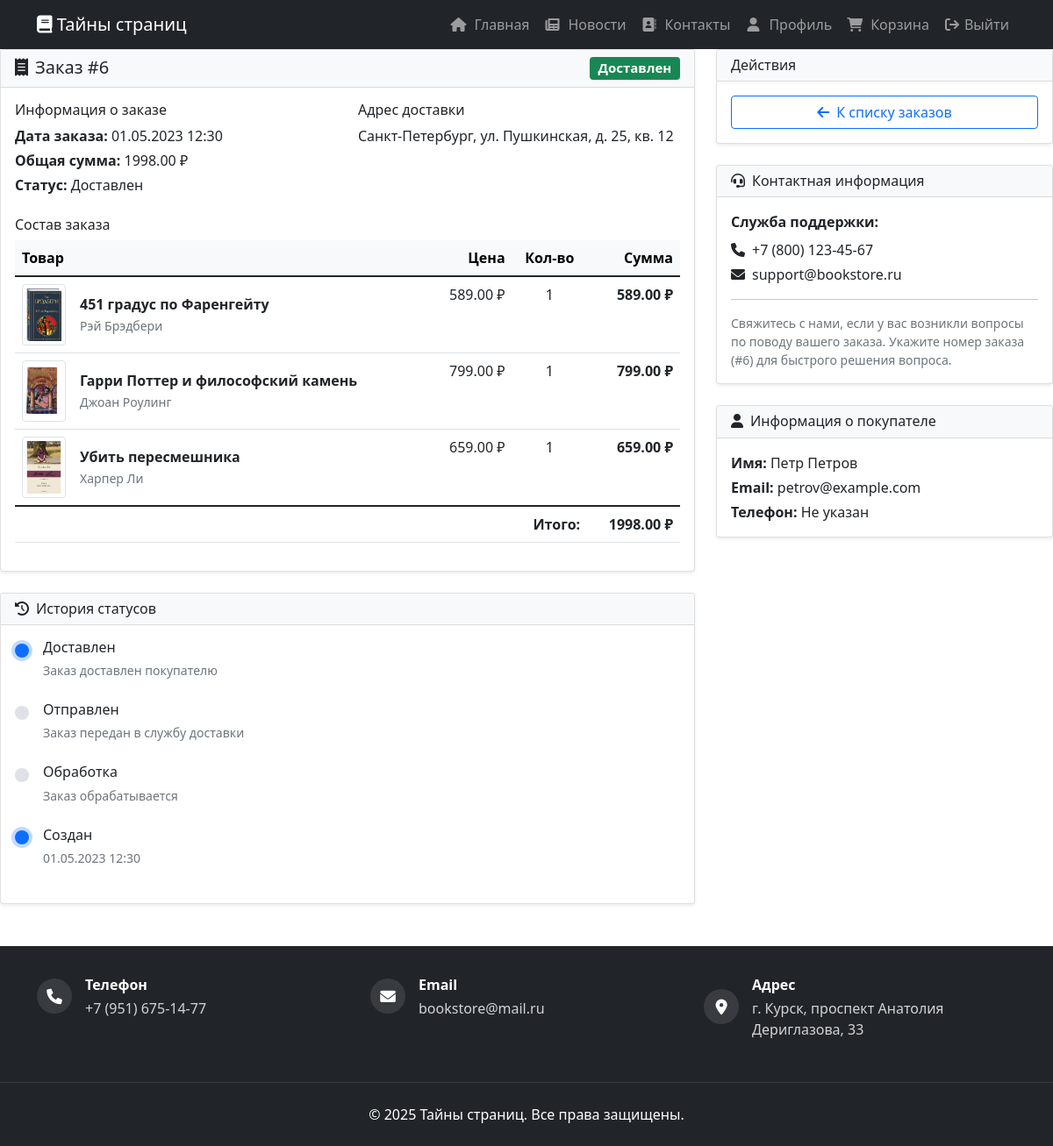
The page /orders/6/ (signed in) on the database its author committed.
### catalog/models.py (models this page shows, shortened)
class Order(models.Model):
    STATUS_CHOICES = [
        ('pending', 'В ожидании'),
        ('processing', 'Обработка'),
        ('shipped', 'Отправлен'),
        ('delivered', 'Доставлен'),
        ('cancelled', 'Отменен'),
    ]
    DELIVERY_CHOICES = [
        ('pickup', 'Самовывоз'),
        ('delivery', 'Курьерская доставка'),
    ]
    user = models.ForeignKey(User, related_name='orders', on_delete=models.CASCADE, verbose_name="Покупатель")
    created_at = models.DateTimeField(auto_now_add=True, verbose_name="Дата заказа")
    updated_at = models.DateTimeField(auto_now=True, verbose_name="Дата обновления")
    total_amount = models.DecimalField(max_digits=10, decimal_places=2, validators=[MinValueValidator(0)], verbose_name="Общая сумма", null=True)
    status = models.CharField(max_length=20, choices=STATUS_CHOICES, default='pending', verbose_name="Статус заказа")
    shipping_address = models.TextField(verbose_name="Адрес доставки")
    delivery_method = models.CharField(
        max_length=10,
        choices=DELIVERY_CHOICES,
        default='pickup',
        verbose_name='Способ доставки'
    )
    delivery_cost = models.DecimalField(
        max_digits=10,
        decimal_places=2,
        default=0,
        verbose_name='Стоимость доставки'
    )
    total_price = models.DecimalField(
        max_digits=10,
        decimal_places=2,
        default=0,
        verbose_name='Общая стоимость',
        null=True,
        blank=True
    )
    class Meta:
        verbose_name = "Заказ"
        verbose_name_plural = "Заказы"
        ordering = ['-created_at']

class OrderItem(models.Model):
    order = models.ForeignKey(Order, related_name='items', on_delete=models.CASCADE, verbose_name="Заказ")
    book = models.ForeignKey(Book, related_name='order_items', on_delete=models.CASCADE, verbose_name="Книга")
    quantity = models.PositiveIntegerField(verbose_name="Количество")
    price = models.DecimalField(max_digits=10, decimal_places=2, validators=[MinValueValidator(0)], verbose_name="Цена за единицу") # Цена на момент заказа
    class Meta:
        verbose_name = "Позиция в заказе"
        verbose_name_plural = "Позиции в заказе"
        ordering = ['order', 'book']
    def get_total_price(self):
        return self.quantity * self.price

class Book(models.Model):
    title = models.CharField(max_length=200, verbose_name="Название")
    slug = models.SlugField(max_length=200, unique=True, verbose_name="URL книги")
    author = models.ForeignKey(Author, related_name='books', on_delete=models.SET_NULL, verbose_name="Автор", null=True)
    publisher = models.ForeignKey(Publisher, related_name='books', on_delete=models.SET_NULL, verbose_name="Издательство", null=True)
    categories = models.ManyToManyField(Category, related_name='books', verbose_name="Категории")
    isbn = models.CharField(max_length=13, unique=True, verbose_name="ISBN") # ISBN-13
    description = models.TextField(blank=True, verbose_name="Описание")
    price = models.DecimalField(max_digits=10, decimal_places=2, validators=[MinValueValidator(0)], verbose_name="Цена")
    stock_quantity = models.PositiveIntegerField(verbose_name="Количество на складе")
    created_at = models.DateTimeField(auto_now_add=True, verbose_name="Дата создания записи")
    updated_at = models.DateTimeField(auto_now=True, verbose_name="Дата обновления записи")
    image = models.ImageField(upload_to='images/', help_text="Добавьте изображение обложки", null=True, blank=True)
    class Meta:
        verbose_name = "Книга"
        verbose_name_plural = "Книги"
        ordering = ['title']

class Author(models.Model):
    first_name = models.CharField(max_length=100, verbose_name="Имя")
    last_name = models.CharField(max_length=100, verbose_name="Фамилия")
    bio = models.TextField(blank=True, verbose_name="Биография")
    birth_date = models.DateField(null=True, blank=True, verbose_name="Дата рождения")
    website = models.URLField(blank=True, verbose_name="Веб-сайт")
    class Meta:
        verbose_name = "Автор"
        verbose_name_plural = "Авторы"
        ordering = ['last_name', 'first_name']

class User(AbstractUser):
    ROLE_CHOICES = (
        ('admin', 'Администратор'),
        ('user', 'Пользователь'),
    )
    role = models.CharField(
        max_length=10,
        choices=ROLE_CHOICES,
        default='user',
        verbose_name='Роль'
    )
    phone = models.CharField(
        max_length=15,
        blank=True,
        verbose_name='Телефон'
    )
    address = models.TextField(
        blank=True,
        verbose_name='Адрес'
    )
    city = models.CharField(
        max_length=100,
        blank=True,
        verbose_name='Город'
    )
    postal_code = models.CharField(
        max_length=10,
        blank=True,
        verbose_name='Почтовый индекс'
    )
    country = models.CharField(
        max_length=100,
        blank=True,
        default='Россия',
        verbose_name='Страна'
    )
    class Meta:
        verbose_name = 'Пользователь'
        verbose_name_plural = 'Пользователи'
    def is_admin(self):
        return self.role == 'admin' or self.role == 'admin'

### catalog/views.py (the view)
# urls.py: path('orders/<int:order_id>/', views.order_detail, name='order_detail'),
@login_required
def order_detail(request, order_id):
    order = get_object_or_404(Order, id=order_id, user=request.user)
    return render(request, 'catalog/order_detail.html', {'order': order})

### catalog/templates/catalog/order_detail.html (shortened to what this page needs)
{% extends 'base.html' %}
{% load static %}
{% block content %}
<div class="row">
    <div class="col-lg-8">
        <div class="card shadow-sm mb-4">
            <div class="card-header bg-light">
                <h5 class="mb-0">
                    <i class="fas fa-receipt me-2"></i>Заказ #{{ order.id }}
                    <span class="badge bg-{% if order.status == 'delivered' %}success{% elif order.status == 'cancelled' %}danger{% else %}warning{% endif %} float-end">
                        {{ order.get_status_display }}
                    </span>
                </h5>
            </div>
            <div class="card-body">
                <div class="row mb-4">
                    <div class="col-md-6">
                        <h6>Информация о заказе</h6>
                        <p class="mb-1"><strong>Дата заказа:</strong> {{ order.created_at|date:"d.m.Y H:i" }}</p>
                        <p class="mb-1"><strong>Общая сумма:</strong> {{ order.total_amount }} ₽</p>
                        <p class="mb-0"><strong>Статус:</strong> {{ order.get_status_display }}</p>
                    </div>
                    <div class="col-md-6">
                        <h6>Адрес доставки</h6>
                        <p class="mb-0">{{ order.shipping_address|linebreaks }}</p>
                    </div>
                </div>
                <h6>Состав заказа</h6>
                <div class="table-responsive">
                    <table class="table table-hover">
                        <thead class="table-light">
                            <tr>
                                <th>Товар</th>
                                <th class="text-end">Цена</th>
                                <th class="text-center">Кол-во</th>
                                <th class="text-end">Сумма</th>
                            </tr>
                        </thead>
                        <tbody>
                            {% for item in order.items.all %}
                            <tr>
                                <td>
                                    <div class="d-flex align-items-center">
                                        {% if item.book.image %}
                                        <img src="{{ item.book.image.url }}" alt="{{ item.book.title }}"
                                             class="img-thumbnail me-3" style="width: 50px; height: 70px; object-fit: cover;">
                                        {% else %}
                                        <div class="img-thumbnail me-3 d-flex align-items-center justify-content-center"
                                             style="width: 50px; height: 70px; background: #f8f9fa;">
                                            <i class="fas fa-book text-muted"></i>
                                        </div>
                                        {% endif %}
                                        <div>
                                            <strong>{{ item.book.title }}</strong>
                                            <br>
                                            <small class="text-muted">{{ item.book.author.first_name }} {{ item.book.author.last_name }}</small>
                                        </div>
                                    </div>
                                </td>
                                <td class="text-end">{{ item.price }} ₽</td>
                                <td class="text-center">{{ item.quantity }}</td>
                                <td class="text-end"><strong>{{ item.get_total_price }} ₽</strong></td>
                            </tr>
                            {% endfor %}
                        </tbody>
                        <tfoot class="table-group-divider">
                            <tr>
                                <td colspan="3" class="text-end"><strong>Итого:</strong></td>
                                <td class="text-end"><strong>{{ order.total_amount }} ₽</strong></td>
                            </tr>
                        </tfoot>
                    </table>
                </div>
            </div>
        </div>
        <div class="card shadow-sm">
            <div class="card-header bg-light">
                <h6 class="mb-0"><i class="fas fa-history me-2"></i>История статусов</h6>
            </div>
            <div class="card-body">
                <div class="timeline">
                    <div class="timeline-item {% if order.status == 'delivered' %}active{% endif %}">
                        <div class="timeline-point"></div>
                        <div class="timeline-content">
                            <h6 class="mb-1">Доставлен</h6>
                            <small class="text-muted">Заказ доставлен покупателю</small>
                        </div>
                    </div>
                    <div class="timeline-item {% if order.status == 'shipped' %}active{% endif %}">
                        <div class="timeline-point"></div>
                        <div class="timeline-content">
                            <h6 class="mb-1">Отправлен</h6>
                            <small class="text-muted">Заказ передан в службу доставки</small>
                        </div>
                    </div>
                    <div class="timeline-item {% if order.status == 'processing' %}active{% endif %}">
                        <div class="timeline-point"></div>
                        <div class="timeline-content">
                            <h6 class="mb-1">Обработка</h6>
                            <small class="text-muted">Заказ обрабатывается</small>
                        </div>
                    </div>
                    <div class="timeline-item active">
                        <div class="timeline-point"></div>
                        <div class="timeline-content">
                            <h6 class="mb-1">Создан</h6>
                            <small class="text-muted">{{ order.created_at|date:"d.m.Y H:i" }}</small>
                        </div>
                    </div>
                </div>
            </div>
        </div>
    </div>
    <div class="col-lg-4">
        <div class="card shadow-sm mb-4">
            <div class="card-header bg-light">
                <h6 class="mb-0">Действия</h6>
            </div>
            <div class="card-body">
                <div class="d-grid gap-2">
                    <a href="{% url 'order_list' %}" class="btn btn-outline-primary">
                        <i class="fas fa-arrow-left me-2"></i>К списку заказов
                    </a>
                </div>
            </div>
        </div>
        <div class="card shadow-sm mb-4">
            <div class="card-header bg-light">
                <h6 class="mb-0"><i class="fas fa-headset me-2"></i>Контактная информация</h6>
            </div>
            <div class="card-body">
                <p class="mb-2"><strong>Служба поддержки:</strong></p>
                <p class="mb-1"><i class="fas fa-phone me-2"></i>+7 (800) 123-45-67</p>
                <p class="mb-0"><i class="fas fa-envelope me-2"></i>support@bookstore.ru</p>
                <hr>
                <p class="mb-0 small text-muted">Свяжитесь с нами, если у вас возникли вопросы по поводу вашего заказа. Укажите номер заказа (#{{ order.id }}) для быстрого решения вопроса.</p>
            </div>
        </div>
        <div class="card shadow-sm">
            <div class="card-header bg-light">
                <h6 class="mb-0"><i class="fas fa-user me-2"></i>Информация о покупателе</h6>
            </div>
            <div class="card-body">
                <p class="mb-1"><strong>Имя:</strong> {{ order.user.get_full_name|default:order.user.username }}</p>
                <p class="mb-1"><strong>Email:</strong> {{ order.user.email }}</p>
                <p class="mb-0"><strong>Телефон:</strong> {{ order.phone_number|default:"Не указан" }}</p>
            </div>
        </div>
    </div>
</div>
{% endblock %}

### catalog/templates/base.html (style rules this page uses)
body { min-height: 100vh; display: flex; flex-direction: column; }

### catalog/templates/catalog/order_detail.html (style rules this page uses)
.timeline { position: relative; padding-left: 2rem; }
.timeline-item { position: relative; padding-bottom: 1.5rem; }
.timeline-point { position: absolute; left: -2rem; top: 0.3rem; width: 16px; height: 16px; border-radius: 50%; background-color: #dee2e6; z-index: 2; }
.timeline-item.active .timeline-point { background-color: #0d6efd; box-shadow: 0 0 0 4px rgba(13, 110, 253, 0.25); }
.timeline:before { content: ''; position: absolute; left: -1.5rem; top: 0; bottom: 0; width: 2px; background-color: #dee2e6; }

### rows shown on the page
Order: id "6", status "Доставлен", created_at "01.05.2023 12:30", total_amount "1998.00", shipping_address "Санкт-Петербург, ул. Пушкинская, д. 25, кв. 12", user.get_full_name "Петр Петров", user.email "petrov@example.com"
OrderItem: book.image (picture), book "451 градус по Фаренгейту", book.author.first_name "Рэй", book.author.last_name "Брэдбери", price "589.00", quantity "1", get_total_price "589.00"
OrderItem: book.image (picture), book "Гарри Поттер и философский камень", book.author.first_name "Джоан", book.author.last_name "Роулинг", price "799.00", quantity "1", get_total_price "799.00"
OrderItem: book.image (picture), book "Убить пересмешника", book.author.first_name "Харпер", book.author.last_name "Ли", price "659.00", quantity "1", get_total_price "659.00"

### other values the page prints
{{ order.phone_number|default:"Не указан" }} "Не указан"
